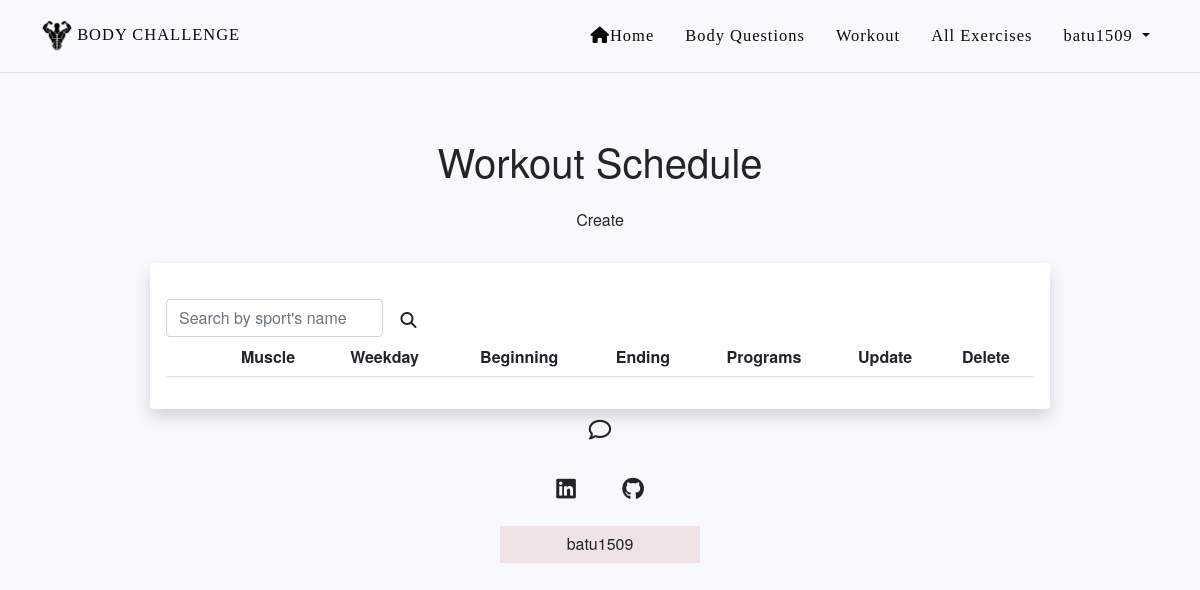
The app's page /workouts/ (signed in), older data.
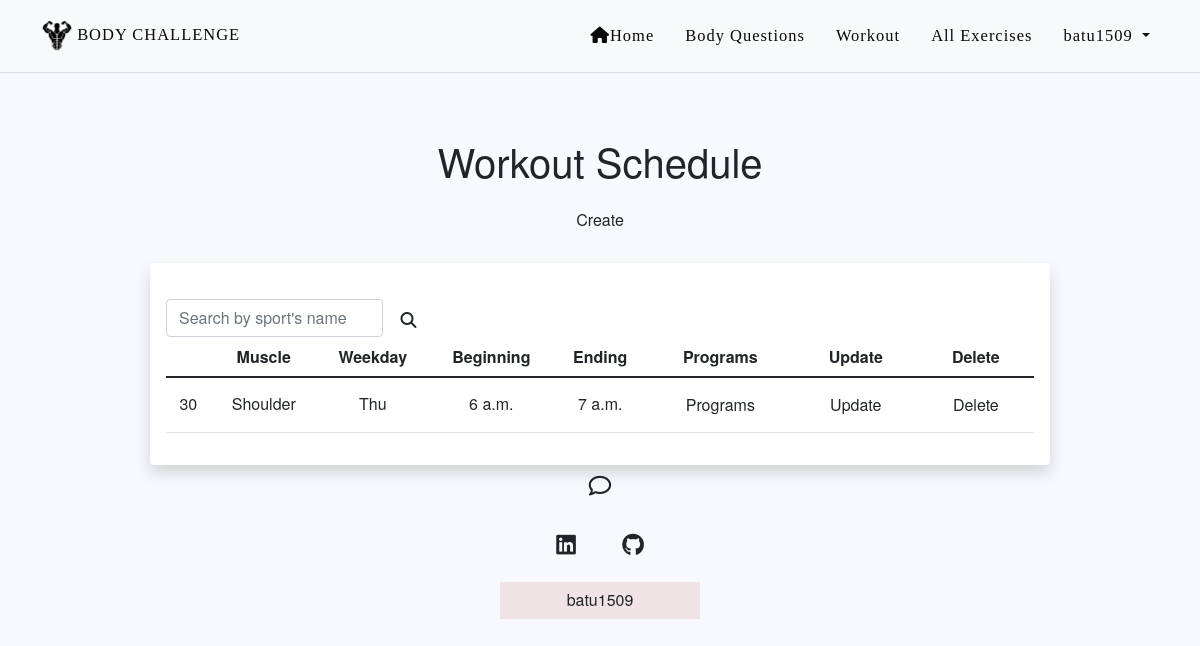
The same page, newer data.
### programs/models.py (models this page shows)
class Workout(models.Model):
    HOUR_CHOICES = [(datetime.time(hour=x), '{:02d}:00'.format(x)) for x in range(6, 24)]
    WEEKDAY_CHOICES = (
        ("Mon", "Monday"),
        ("Tue", "Tuesday"),
        ("Wed", "Wednesday"),
        ("Thu", "Thursday"),
        ("Fri", "Friday"),
        ("Sat", "Saturday"),
        ("Sun", "Sunday"),
    )
    user = models.ForeignKey(User, on_delete=models.CASCADE, related_name='workout_plan', null=True)
    muscles = models.ForeignKey(Muscle, on_delete=models.CASCADE, null=True, blank=True, related_name='muscles')
    weekday = models.CharField(max_length=3, choices=WEEKDAY_CHOICES, null=True)
    exercise = models.ForeignKey(Exercise, on_delete=models.CASCADE, null=True, related_name="exercise")
    beginning_time = models.TimeField(choices=HOUR_CHOICES, null=True)
    ending_time = models.TimeField(choices=HOUR_CHOICES, null=True)

class Muscle(models.Model):
    name = models.CharField(max_length=255, null=True )
    def __str__(self):
        return self.name

### programs/views.py (the view)
# urls.py: path("workouts/", views.WorkoutListView.as_view(), name="workout-list"),
class WorkoutListView(LoginRequiredMixin, generic.ListView):
    model = Workout
    paginate_by = 5
    queryset = Workout.objects.select_related("muscles")
    template_name = "workout_list.html"
    def get_context_data(self, *, object_list=None, **kwargs):
        name = self.request.GET.get("name", "")
        context = super(WorkoutListView, self).get_context_data(**kwargs)
        context["search_form"] = WorkoutSearchForm(initial={
            "name": name
        })
        return context
    def get_queryset(self):
        form = WorkoutSearchForm(self.request.GET)
        if form.is_valid():
            return self.queryset.filter(
                exercise__name__icontains=form.cleaned_data["name"]
            )
        return self.queryset

### programs/forms.py
class WorkoutSearchForm(forms.Form):
    name = forms.CharField(
        max_length=63,
        required=False,
        label="",
        widget=forms.TextInput(
            attrs={"placeholder": "Search by sport's name",
                   "class": "form-control d-inline w-25"}
        )
    )

### programs/templates/workout_list.html (shortened to what this page needs)
{% extends "base.html" %}
{% block content %}
  <div class="py-3 pt-7 text-center">
    <h1>Workout Schedule
    </h1>
    <a href="{% url "workout-create" %}" class="btn bg-gradient-primary m-2">Create</a>
  </div>
  <div class="card card-body border-0 shadow table-wrapper table-responsive" style="margin: 0 150px 50px 150px">
    <form action="" method="get" class="form-inline">
      {{ search_form }}
      <button class="btn bg-gradient-primary my-auto" type="submit">
          <i class="fa fa-search"></i>
      </button>
    </form>
      <table class="table table-hover">
          <thead>
              <tr>
                  <th class="border-gray-200 text-center">Muscle</th>
                  <th class="border-gray-200 text-center">Weekday</th>
                  <th class="border-gray-200 text-center">Beginning</th>
                  <th class="border-gray-200 text-center">Ending</th>
                  <th class="border-gray-200 text-center">Programs</th>
                  <th class="border-gray-200 text-center">Update</th>
                  <th class="border-gray-200 text-center">Delete</th>
              </tr>
          </thead>
          <tbody>
                {% for workout in workout_list %}
                  <tr>
                    <td class="text-center align-middle">
                      {{ workout.id }}
                    </td>
                    <td class="text-center align-middle">
                      {{ workout.muscles }}
                    </td>
                    <td class="text-center align-middle">
                      {{ workout.weekday }}
                    </td>
                    <td class="text-center align-middle">
                      {{ workout.beginning_time }}
                    </td>
                    <td class="text-center align-middle">
                      {{ workout.ending_time }}
                    </td>
                    <td class="text-center align-middle">
                      <a href="{% url "workout-programs" pk=workout.id %}" class="btn bg-gradient-rs">Programs</a>
                    </td>
                    <td class="text-center align-middle">
                      <a href="{% url "workout-update" pk=workout.id %}" class="btn bg-gradient-primary">Update</a>
                    </td>
                    <td class="text-center align-middle">
                      <a href="{% url "workout-delete" pk=workout.id %}" class="btn bg-gradient-secondary">Delete</a>
                    </td>
                  </tr>
                {% endfor %}
          </tbody>
      </table>
  </div>
{% endblock %}

Row changes from the older to the newer data that the page shows:
added Workout: id "30", muscles "Shoulder", weekday "Thu", beginning_time "6 a.m.", ending_time "7 a.m."
